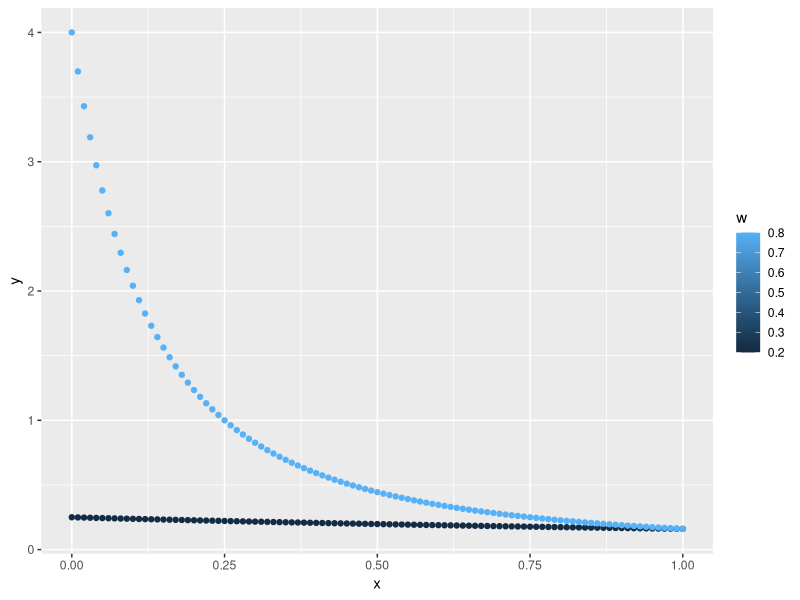
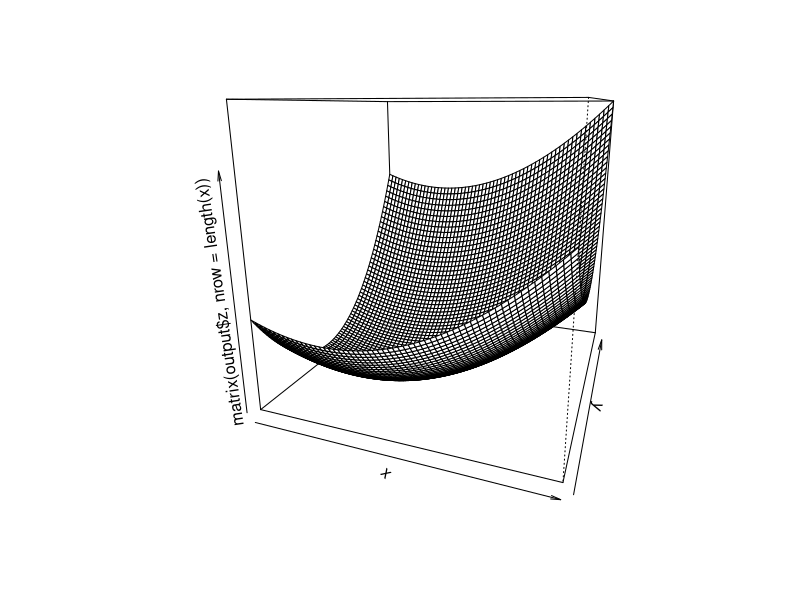

These figures' R source, in order:
library(ggplot2)
library(dplyr)

x<-c(seq(0,1,by=.01),seq(0,1,by=.01))

w<-c(rep(.2,101), rep(.8, 101))

y<-(w*(1-w)/(((1-w)+w*x)^2))


ggplot(data.frame(x=x, y=y, w=w))+geom_point(aes(x,y, color=w))
install.packages("plotly")

example1<-function(x1, x2){
	z= 3*(x1+2)^2+4*(x2+4)^2
	return(z)
}

x <- seq(from=-10, to=20,by=0.5)
y <- seq(from=-20, to=20,by=0.5)

output <- expand.grid(x=x,y=y)

output$z<- example1(x1=output$x, x2=output$y)


pdf("~/Dropbox/mathCamp/FinalSlides/Lecture9/3dplot.pdf")
persp(x, y, matrix(output$z, nrow=length(x)), theta=20)

dev.off()
